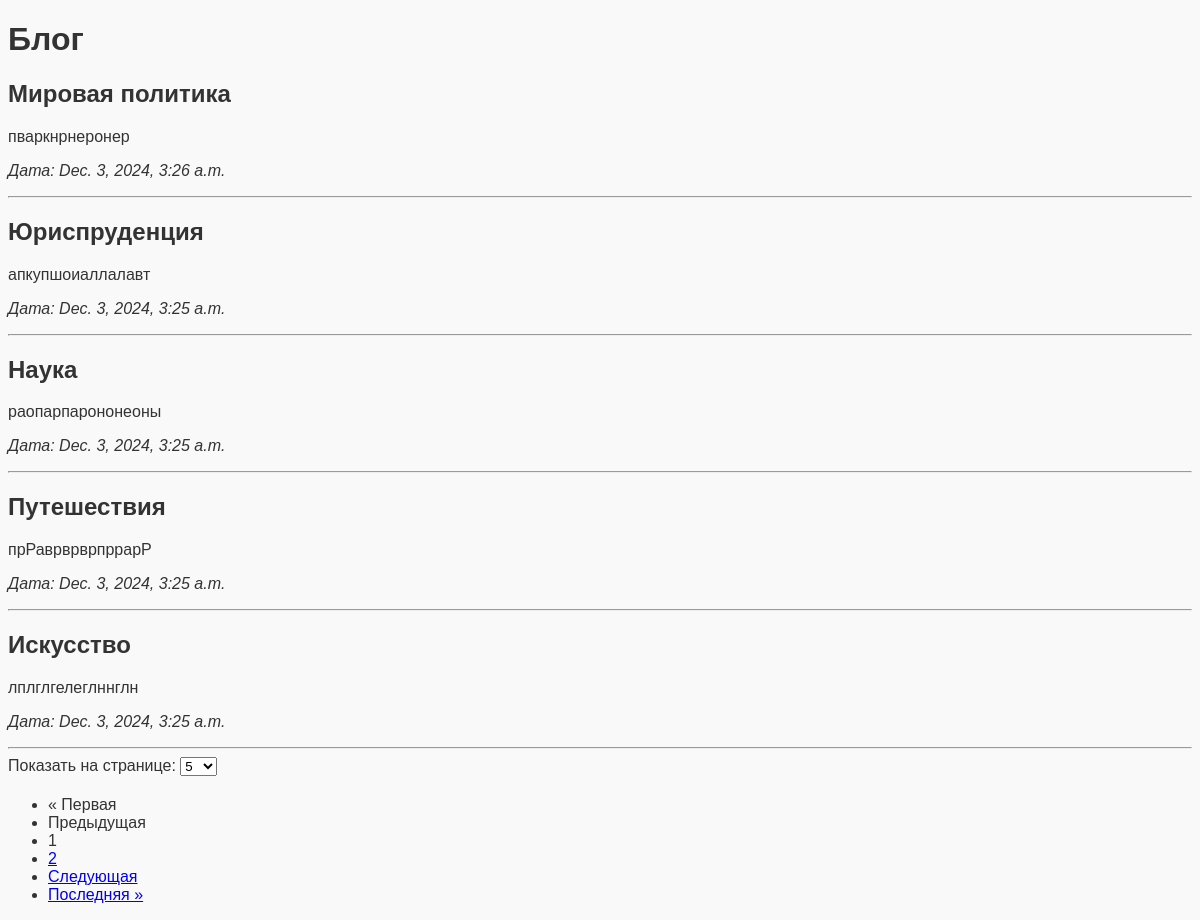
The page / on the database its author committed.
### task2/models.py (models this page shows, shortened)
class Post(models.Model):
    title = models.CharField(max_length=200)
    content = models.TextField()
    created_at = models.DateTimeField(auto_now_add=True)

### task2/views.py (the view)
# urls.py: path('', post_list, name='post_list'),
def post_list(request):
    posts = Post.objects.all().order_by('-created_at')
    per_page = request.GET.get('per_page', 5)  # по умолчанию 5 постов на странице
    try:
        per_page = int(per_page)
    except ValueError:
        per_page = 5  # если не число, то ставим значение по умолчанию
    paginator = Paginator(posts, per_page)
    page_number = request.GET.get('page')
    page_obj = paginator.get_page(page_number)
    return render(request, 'second_task/post_list.html', {'page_obj': page_obj, 'per_page': per_page})

### templates/second_task/post_list.html (shortened to what this page needs)
<!DOCTYPE html>
<html lang="en">
<head>
    {% load static %}
    <link rel="stylesheet" href="{% static 'second_task/styles.css' %}">
</head>
<body>
<h1>Блог</h1>
<div>
    {% for post in page_obj %}
        <div>
            <h2>{{ post.title }}</h2>
            <p>{{ post.content|truncatewords:30 }}</p>
            <p><em>Дата: {{ post.created_at }}</em></p>
        </div>
        <hr>
    {% empty %}
        <p>Нет постов</p>
    {% endfor %}
</div>
<div>
    <form method="get" style="margin-bottom: 20px;">
        <label for="per_page">Показать на странице:</label>
        <select name="per_page" id="per_page" onchange="this.form.submit()">
            <option value="5" {% if per_page == 5 %}selected{% endif %}>5</option>
        </select>
    </form>
</div>
<div>
    <ul class="pagination">
        {% if page_obj.has_previous %}
            <li><a href="?page=1&per_page={{ per_page }}">&laquo; Первая</a></li>
            <li><a href="?page={{ page_obj.previous_page_number }}&per_page={{ per_page }}">Предыдущая</a></li>
        {% else %}
            <li class="disabled"><span>&laquo; Первая</span></li>
            <li class="disabled"><span>Предыдущая</span></li>
        {% endif %}
        {% for num in page_obj.paginator.page_range %}
            {% if num == page_obj.number %}
                <li class="current"><span>{{ num }}</span></li>
            {% else %}
                <li><a href="?page={{ num }}&per_page={{ per_page }}">{{ num }}</a></li>
            {% endif %}
        {% endfor %}
        {% if page_obj.has_next %}
            <li><a href="?page={{ page_obj.next_page_number }}&per_page={{ per_page }}">Следующая</a></li>
            <li><a href="?page={{ page_obj.paginator.num_pages }}&per_page={{ per_page }}">Последняя &raquo;</a></li>
        {% else %}
            <li class="disabled"><span>Следующая</span></li>
            <li class="disabled"><span>Последняя &raquo;</span></li>
        {% endif %}
    </ul>
</div>
</body>
</html>

### static/second_task/styles.css (style rules this page uses)
body { font-family: Arial, sans-serif; background-color: #f9f9f9; color: #333; }

### rows shown on the page
Post: title "Мировая политика", content "пваркнрнеронер", created_at "Dec. 3, 2024, 3:26 a.m."
Post: title "Юриспруденция", content "апкупшоиаллалавт", created_at "Dec. 3, 2024, 3:25 a.m."
Post: title "Наука", content "раопарпарононеоны", created_at "Dec. 3, 2024, 3:25 a.m."
Post: title "Путешествия", content "прРаврврврпррарР", created_at "Dec. 3, 2024, 3:25 a.m."
Post: title "Искусство", content "лплглгелеглннглн", created_at "Dec. 3, 2024, 3:25 a.m."

### other values the page prints
{{ num }} "1"
{{ num }} "2"
